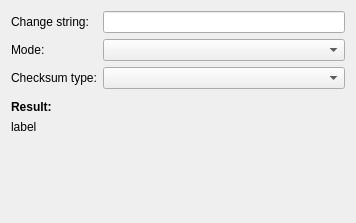
<?xml version="1.0" encoding="UTF-8"?>
<ui version="4.0">
 <class>AddDlg</class>
 <widget class="QWidget" name="AddDlg">
  <property name="geometry">
   <rect>
    <x>0</x>
    <y>0</y>
    <width>356</width>
    <height>223</height>
   </rect>
  </property>
  <property name="windowTitle">
   <string>Form</string>
  </property>
  <layout class="QVBoxLayout" name="verticalLayout">
   <item>
    <layout class="QFormLayout" name="formLayout">
     <item row="0" column="0">
      <widget class="QLabel" name="label_1">
       <property name="text">
        <string>Change string:</string>
       </property>
      </widget>
     </item>
     <item row="0" column="1">
      <widget class="KLineEdit" name="change">
       <property name="showClearButton" stdset="0">
        <bool>true</bool>
       </property>
      </widget>
     </item>
     <item row="1" column="0">
      <widget class="QLabel" name="label_2">
       <property name="text">
        <string>Mode:</string>
       </property>
      </widget>
     </item>
     <item row="1" column="1">
      <widget class="KComboBox" name="mode"/>
     </item>
     <item row="2" column="0">
      <widget class="QLabel" name="label_3">
       <property name="text">
        <string>Checksum type:</string>
       </property>
      </widget>
     </item>
     <item row="2" column="1">
      <widget class="KComboBox" name="type"/>
     </item>
    </layout>
   </item>
   <item>
    <spacer name="verticalSpacer_2">
     <property name="orientation">
      <enum>Qt::Vertical</enum>
     </property>
     <property name="sizeType">
      <enum>QSizePolicy::Fixed</enum>
     </property>
     <property name="sizeHint" stdset="0">
      <size>
       <width>20</width>
       <height>5</height>
      </size>
     </property>
    </spacer>
   </item>
   <item>
    <widget class="QLabel" name="label_4">
     <property name="font">
      <font>
       <weight>75</weight>
       <bold>true</bold>
      </font>
     </property>
     <property name="text">
      <string>Result:</string>
     </property>
    </widget>
   </item>
   <item>
    <widget class="QLabel" name="label">
     <property name="text">
      <string>label</string>
     </property>
     <property name="wordWrap">
      <bool>true</bool>
     </property>
    </widget>
   </item>
   <item>
    <spacer name="verticalSpacer">
     <property name="orientation">
      <enum>Qt::Vertical</enum>
     </property>
     <property name="sizeHint" stdset="0">
      <size>
       <width>20</width>
       <height>40</height>
      </size>
     </property>
    </spacer>
   </item>
  </layout>
 </widget>
 <customwidgets>
  <customwidget>
   <class>KComboBox</class>
   <extends>QComboBox</extends>
   <header>kcombobox.h</header>
  </customwidget>
  <customwidget>
   <class>KLineEdit</class>
   <extends>QLineEdit</extends>
   <header>klineedit.h</header>
  </customwidget>
 </customwidgets>
 <resources/>
 <connections/>
</ui>
